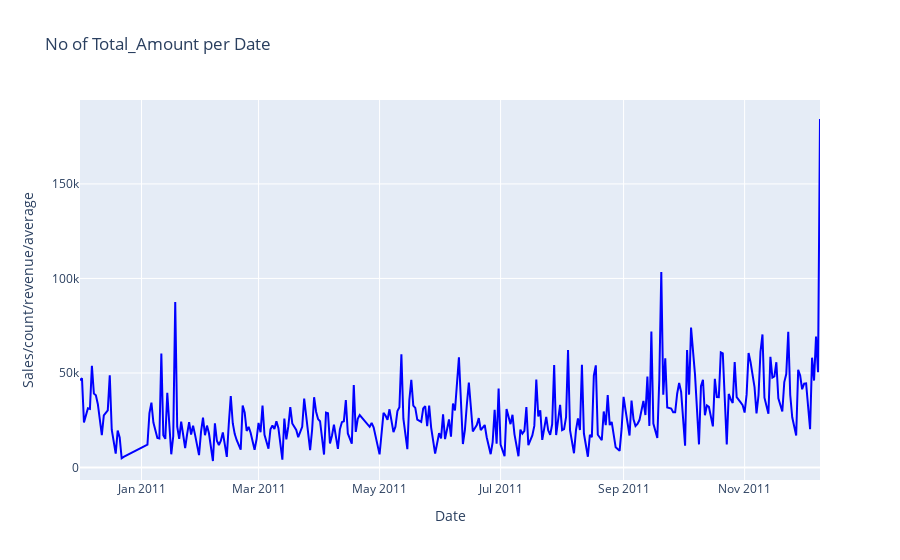

Write notebook code for a chart like this one.
### Markdown cell above
In November of 2011 Customers spent more money to buy products.

### Code cell
# ploting sales over daily basis
plot_line_graphs(Daily_sales,'Date','Total_Amount')

### Figure 1 — Plotly figure (JSON) as saved in the notebook; plotly's stock layout.template omitted (floating-point values rounded to 4 significant figures; data arrays with more than 128 entries replaced by an {"elided": "..."} marker saying what was removed)
{"data": [{"line": {"color": "blue", "width": 2}, "marker": {"color": "red", "size": 10}, "mode": "lines", "type": "scatter", "x": {"elided": "305 str values"}, "y": {"elided": "305 float values"}}], "layout": {"title": {"text": "No of Total_Amount per Date"}, "xaxis": {"title": {"text": "Date"}}, "yaxis": {"title": {"text": "Sales/count/revenue/average"}}}}
